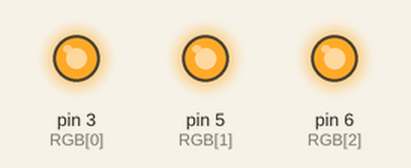
Recording of a sketch running on a simulated Arduino Uno, built with avr-gcc and run on an emulated ATmega328P. Parts: output pins drawn as LEDs (lit = HIGH).

Above: at 0.05 s.
At 1.0 s:
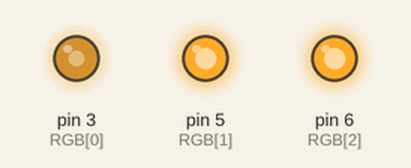
At 1.95 s:
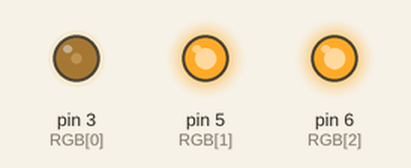
At 3.85 s:
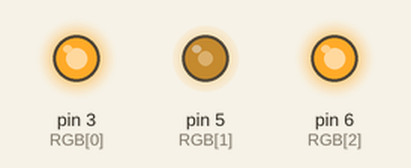
At 5.75 s:
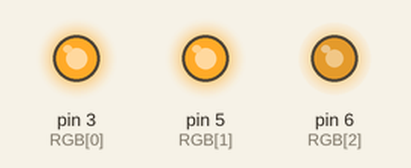
At 7.65 s:
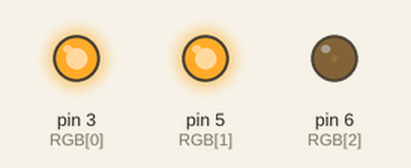
Timing chart, 0 to 10.0 s (numbered marks = the images above):
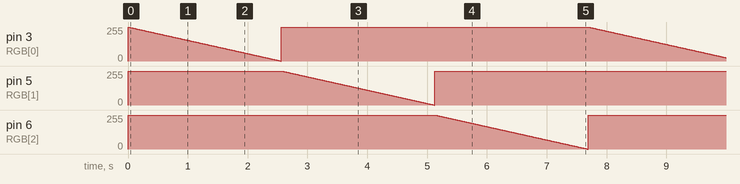

The sketch:

6-3.ino
```cpp
int RGB[] = {3, 5, 6};

void setup() {
  for (int i = 0; i < 3; i++) {
    pinMode(RGB[i], OUTPUT);
  }
}

void loop()
{
  digitalWrite(RGB[1], HIGH);
  digitalWrite(RGB[2], HIGH);
  for (int i = 255; i >= 0; i--) {
    analogWrite(RGB[0], i);
    delay(10);
  }
  digitalWrite(RGB[0], HIGH);
  digitalWrite(RGB[2], HIGH);
  for (int i = 255; i >= 0; i--) {
    analogWrite(RGB[1], i);
    delay(10);
  }
  digitalWrite(RGB[1], HIGH);
  digitalWrite(RGB[0], HIGH);
  for (int i = 255; i >= 0; i--) {
    analogWrite(RGB[2], i);
    delay(10);
  }
}
```

Measured:
- by itself, pin 6 (RGB[2]): ramps from 255/255 to 0/255 and jumps back, once every 7.7 s
